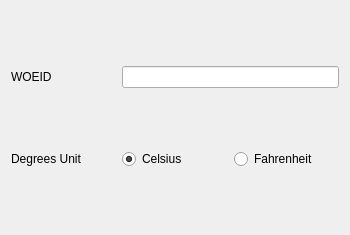
<?xml version="1.0" encoding="UTF-8"?>
<ui version="4.0">
 <class>Form</class>
 <widget class="QWidget" name="Form">
  <property name="geometry">
   <rect>
    <x>0</x>
    <y>0</y>
    <width>350</width>
    <height>235</height>
   </rect>
  </property>
  <property name="minimumSize">
   <size>
    <width>300</width>
    <height>235</height>
   </size>
  </property>
  <layout class="QGridLayout" name="gridLayout">
   <item row="2" column="2">
    <widget class="QRadioButton" name="kcfg_fahrenheit">
     <property name="text">
      <string>Fahrenheit</string>
     </property>
    </widget>
   </item>
   <item row="2" column="0">
    <widget class="QLabel" name="label_unit">
     <property name="text">
      <string>Degrees Unit</string>
     </property>
    </widget>
   </item>
   <item row="0" column="0">
    <widget class="QLabel" name="label_woeid">
     <property name="toolTip">
      <string notr="true">Where On Earth ID</string>
     </property>
     <property name="layoutDirection">
      <enum>Qt::LeftToRight</enum>
     </property>
     <property name="text">
      <string notr="true">WOEID</string>
     </property>
    </widget>
   </item>
   <item row="2" column="1">
    <widget class="QRadioButton" name="kcfg_celsius">
     <property name="text">
      <string>Celsius</string>
     </property>
     <property name="checked">
      <bool>true</bool>
     </property>
    </widget>
   </item>
   <item row="0" column="1" colspan="2">
    <widget class="KLineEdit" name="kcfg_woeid">
     <property name="toolTip">
      <string>&lt;html&gt;&lt;head/&gt;&lt;body&gt;&lt;p&gt;To find your city's WOEID.&lt;/p&gt;&lt;p&gt;Go to http://zourbuth.com/tools/woeid/ &lt;br /&gt;Type in your city's zip code or name or landmark.&lt;br /&gt;Then click Lookup.&lt;/p&gt;&lt;/body&gt;&lt;/html&gt;</string>
     </property>
     <property name="maxLength">
      <number>99</number>
     </property>
     <property name="showClearButton" stdset="0">
      <bool>true</bool>
     </property>
    </widget>
   </item>
  </layout>
 </widget>
 <customwidgets>
  <customwidget>
   <class>KLineEdit</class>
   <extends>QLineEdit</extends>
   <header>klineedit.h</header>
  </customwidget>
 </customwidgets>
 <tabstops>
  <tabstop>kcfg_woeid</tabstop>
  <tabstop>kcfg_celsius</tabstop>
  <tabstop>kcfg_fahrenheit</tabstop>
 </tabstops>
 <resources/>
 <connections/>
</ui>
